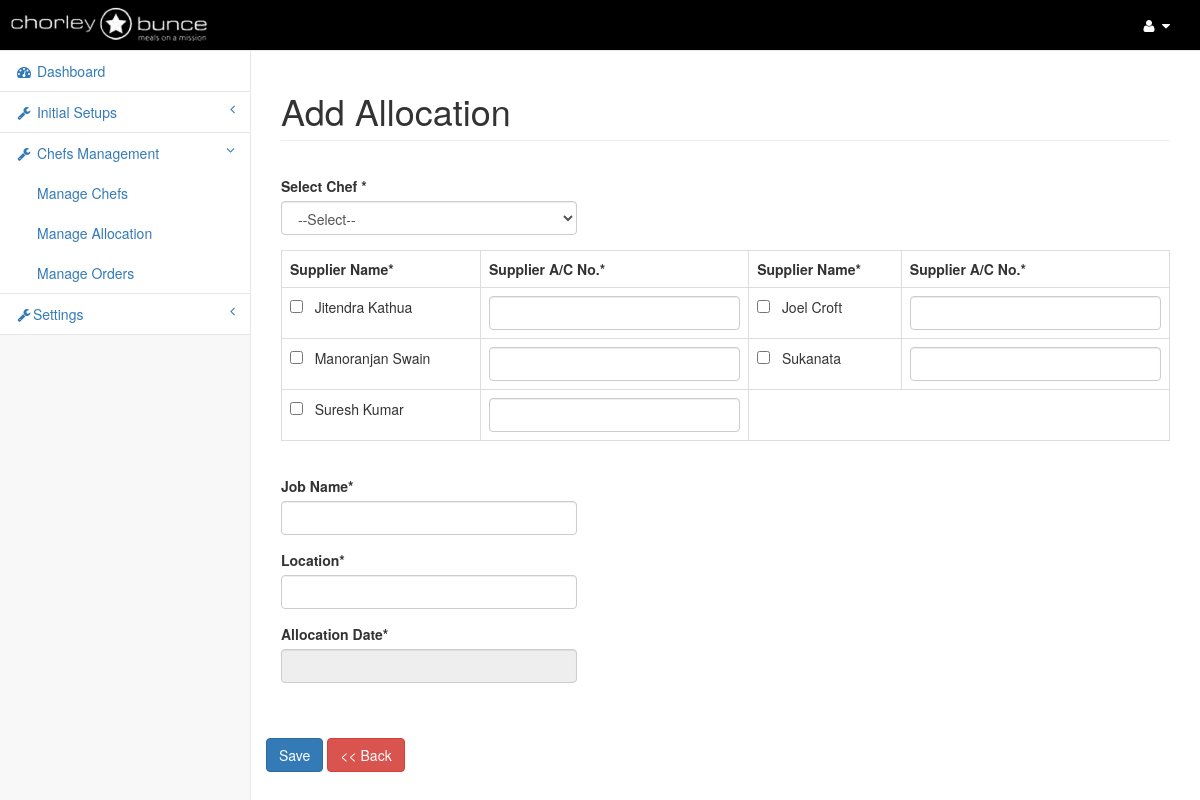
Screenshot of /add-allocation.php (signed in) with the database file from the repository.
### tables this page shows
CREATE TABLE IF NOT EXISTS `suppliers` (
  `sid` bigint(20) NOT NULL,
  `full_name` varchar(255) NOT NULL,
  `email` varchar(255) NOT NULL,
  `contact_number` varchar(255) NOT NULL,
  `supp_acc_number` varchar(255) NOT NULL,
  `address` longtext NOT NULL,
  `supplier_photo` varchar(255) NOT NULL,
  `created_date` datetime NOT NULL,
  `updated_date` datetime NOT NULL
);

### includes/class.Main.php (called while the page is built, shortened)
<?php
class Main extends Pagination{
	public $dbcon;
	public function __construct(){
		$this->dbcon = mysqli_connect(DB_SERVER, DB_USERNAME, DB_PASSWORD,DB_DATABASE) or die('Oops connection error -> ' . mysqli_connect_error());
	}
	public function fetch($tblName,$optCondition="",$optorder="",$optlimit="",$optorderType="ASC"){
		if(trim($optCondition) != ""){
			$condition = " WHERE " . $optCondition;
		}else{
			$condition = "";
		}
		if(trim($optlimit) != ""){
			$limit = " ".$optlimit;
		}else{
			$limit = "";
		}
		if(trim($optorder) != ""){
			$sql="SELECT * FROM " . $tblName . $condition ." ORDER BY ". $optorder." ".$optorderType. $limit;
		}else{
			$sql="SELECT * FROM " . $tblName . $condition. $limit;
		}
		$result = mysqli_query($this->dbcon,$sql);
		while($row = mysqli_fetch_assoc($result)){
			$result_array[] = $row;
		}
		if(count($result_array)>0){
			return $result_array;
		}else{
			return array();
		}
	}
}
?>

### add-allocation.php (the view, shortened to what this page needs)
<?php
include_once "includes/class.Main.php";
$dbf = new Main();
include 'application-top.php';
?>
<body>
    <div id="wrapper">
        <nav class="navbar navbar-default navbar-static-top" role="navigation" style="margin-bottom: 0">
            <?php include('admin-header.php'); ?>
            <?php include('left-menu.php'); ?>
        </nav>
        <div id="page-wrapper">
            <div class="row">
                <div class="col-lg-12">
                    <h1 class="page-header">Add Allocation</h1>
                </div>
            </div>
            <div class="row">
                <div class="col-lg-12">
                </div>
            </div>
            <form id="frm_chefs" name="frm_chefs" method="post" action="add-allocation" class="form-horizontal" onSubmit="return allocationValidation();" enctype="multipart/form-data">
                <div class="row">
                    <div class="col-lg-12">
                        <div class="col-lg-4">
                            <div class="form-group">
                                <label>Select Chef *</label>
                                <select class="form-control" name="chef_id" id="chef_id">
                                    <option value="">--Select--</option>
                                    <?php foreach ($dbf->fetch("chefs_registration", "login_status='1'", "chefs_name", "", "ASC") as $chef_det) { ?>
                                        <option value="<?php echo $chef_det['chefs_id']; ?>" <?php
                                        if ($chef_det['chefs_id'] == $_REQUEST['chef_id']) {
                                            echo "selected";
                                        }
                                        ?>><?php echo $chef_det['chefs_name']; ?></option>
<?php } ?>
                                </select>
                            </div>
                        </div>
                        <div class="clearfix"></div>
                        <div class="col-lg-12"  style="max-height:350px; overflow:auto;">
                            <div class="form-group">
                                <table class="table table-bordered" id="tbl_sup">
                                    <tr>
                                        <td><strong>Supplier Name*</strong></td>
                                        <td><strong>Supplier A/C No.*</strong></td>
                                        <td><strong>Supplier Name*</strong></td>
                                        <td><strong>Supplier A/C No.*</strong></td>
                                    </tr>
                                    <?php
                                    $sup_count = 1;
                                    foreach ($dbf->fetch("suppliers", "", "full_name", "", "ASC") as $sup_det) {
                                        if ($sup_count % 2 != 0) {
                                            echo '<tr>';
                                        }
                                        ?>
                                        <td><input type="checkbox" name="sup_id<?php echo $sup_count; ?>" id="sup_id<?php echo $sup_count; ?>" value="<?php echo $sup_det['sid']; ?>" onClick="resetAcno('<?php echo $sup_count; ?>');"> &nbsp; <?php echo $sup_det['full_name']; ?></td>
                                        <td><input type="text" class="form-control" name="sup_ac_no<?php echo $sup_count; ?>" id="sup_ac_no<?php echo $sup_count; ?>" autocomplete="off" onKeyUp="chooseSupplier('<?php echo $sup_count; ?>');"></td>
                                        <?php
                                        if ($sup_count % 2 == 0) {
                                            echo '</tr>';
                                        }
                                        $sup_count = $sup_count + 1;
                                    }
                                    ?>
                                </table>
                            </div>
                        </div>
                        <div class="col-lg-4">
                            <div class="form-group">
                                <label>Job Name*</label>
                                <input class="form-control" name="job_name" id="job_name" value="<?php echo $_REQUEST['job_name']; ?>" autocomplete="off">
                            </div>
                            <div class="form-group">
                                <label>Location*</label>
                                <input class="form-control" name="job_location" id="job_location" value="<?php echo $_REQUEST['job_location']; ?>" autocomplete="off">
                            </div>
                            <div class="form-group">
                                <label>Allocation Date*</label>
                                <input class="form-control" name="allocation_date" id="allocation_date" value="<?php echo $_REQUEST['allocation_date']; ?>" autocomplete="off" readonly>
                            </div>
                        </div>
                    </div>
                    <div class="col-lg-12">&nbsp;</div>
                    <div class="col-lg-12">&nbsp;</div>
                    <div class="form-group col-lg-12">
                        <button type="submit" class="btn btn-primary">Save</button>
                        <a href="manage-allocation" class="btn btn-danger"> << Back </a>
                    </div>
                </div>
            </form>
        </div>
    </div>
    <link rel="stylesheet" href="datepicker/jquery-ui.css" />
</body>
</html>

### css/sb-admin-2.css (style rules this page uses)
body { background-color: #f8f8f8; }
#wrapper { width: 100%; }
#page-wrapper { padding: 0 15px; min-height: 568px; background-color: #fff; }
@media (min-width:768px) { #page-wrapper { position: inherit; margin: 0 0 0 250px; padding: 0 30px; border-left: 1px solid #e7e7e7; } }
.navbar-default { background-color:#000; height:auto; }
.navbar { min-height:0; }

### rows the page displays
suppliers: full_name "Jitendra Kathua"
suppliers: full_name "Joel Croft"
suppliers: full_name "Manoranjan Swain"
suppliers: full_name "Sukanata"
suppliers: full_name "Suresh Kumar"
